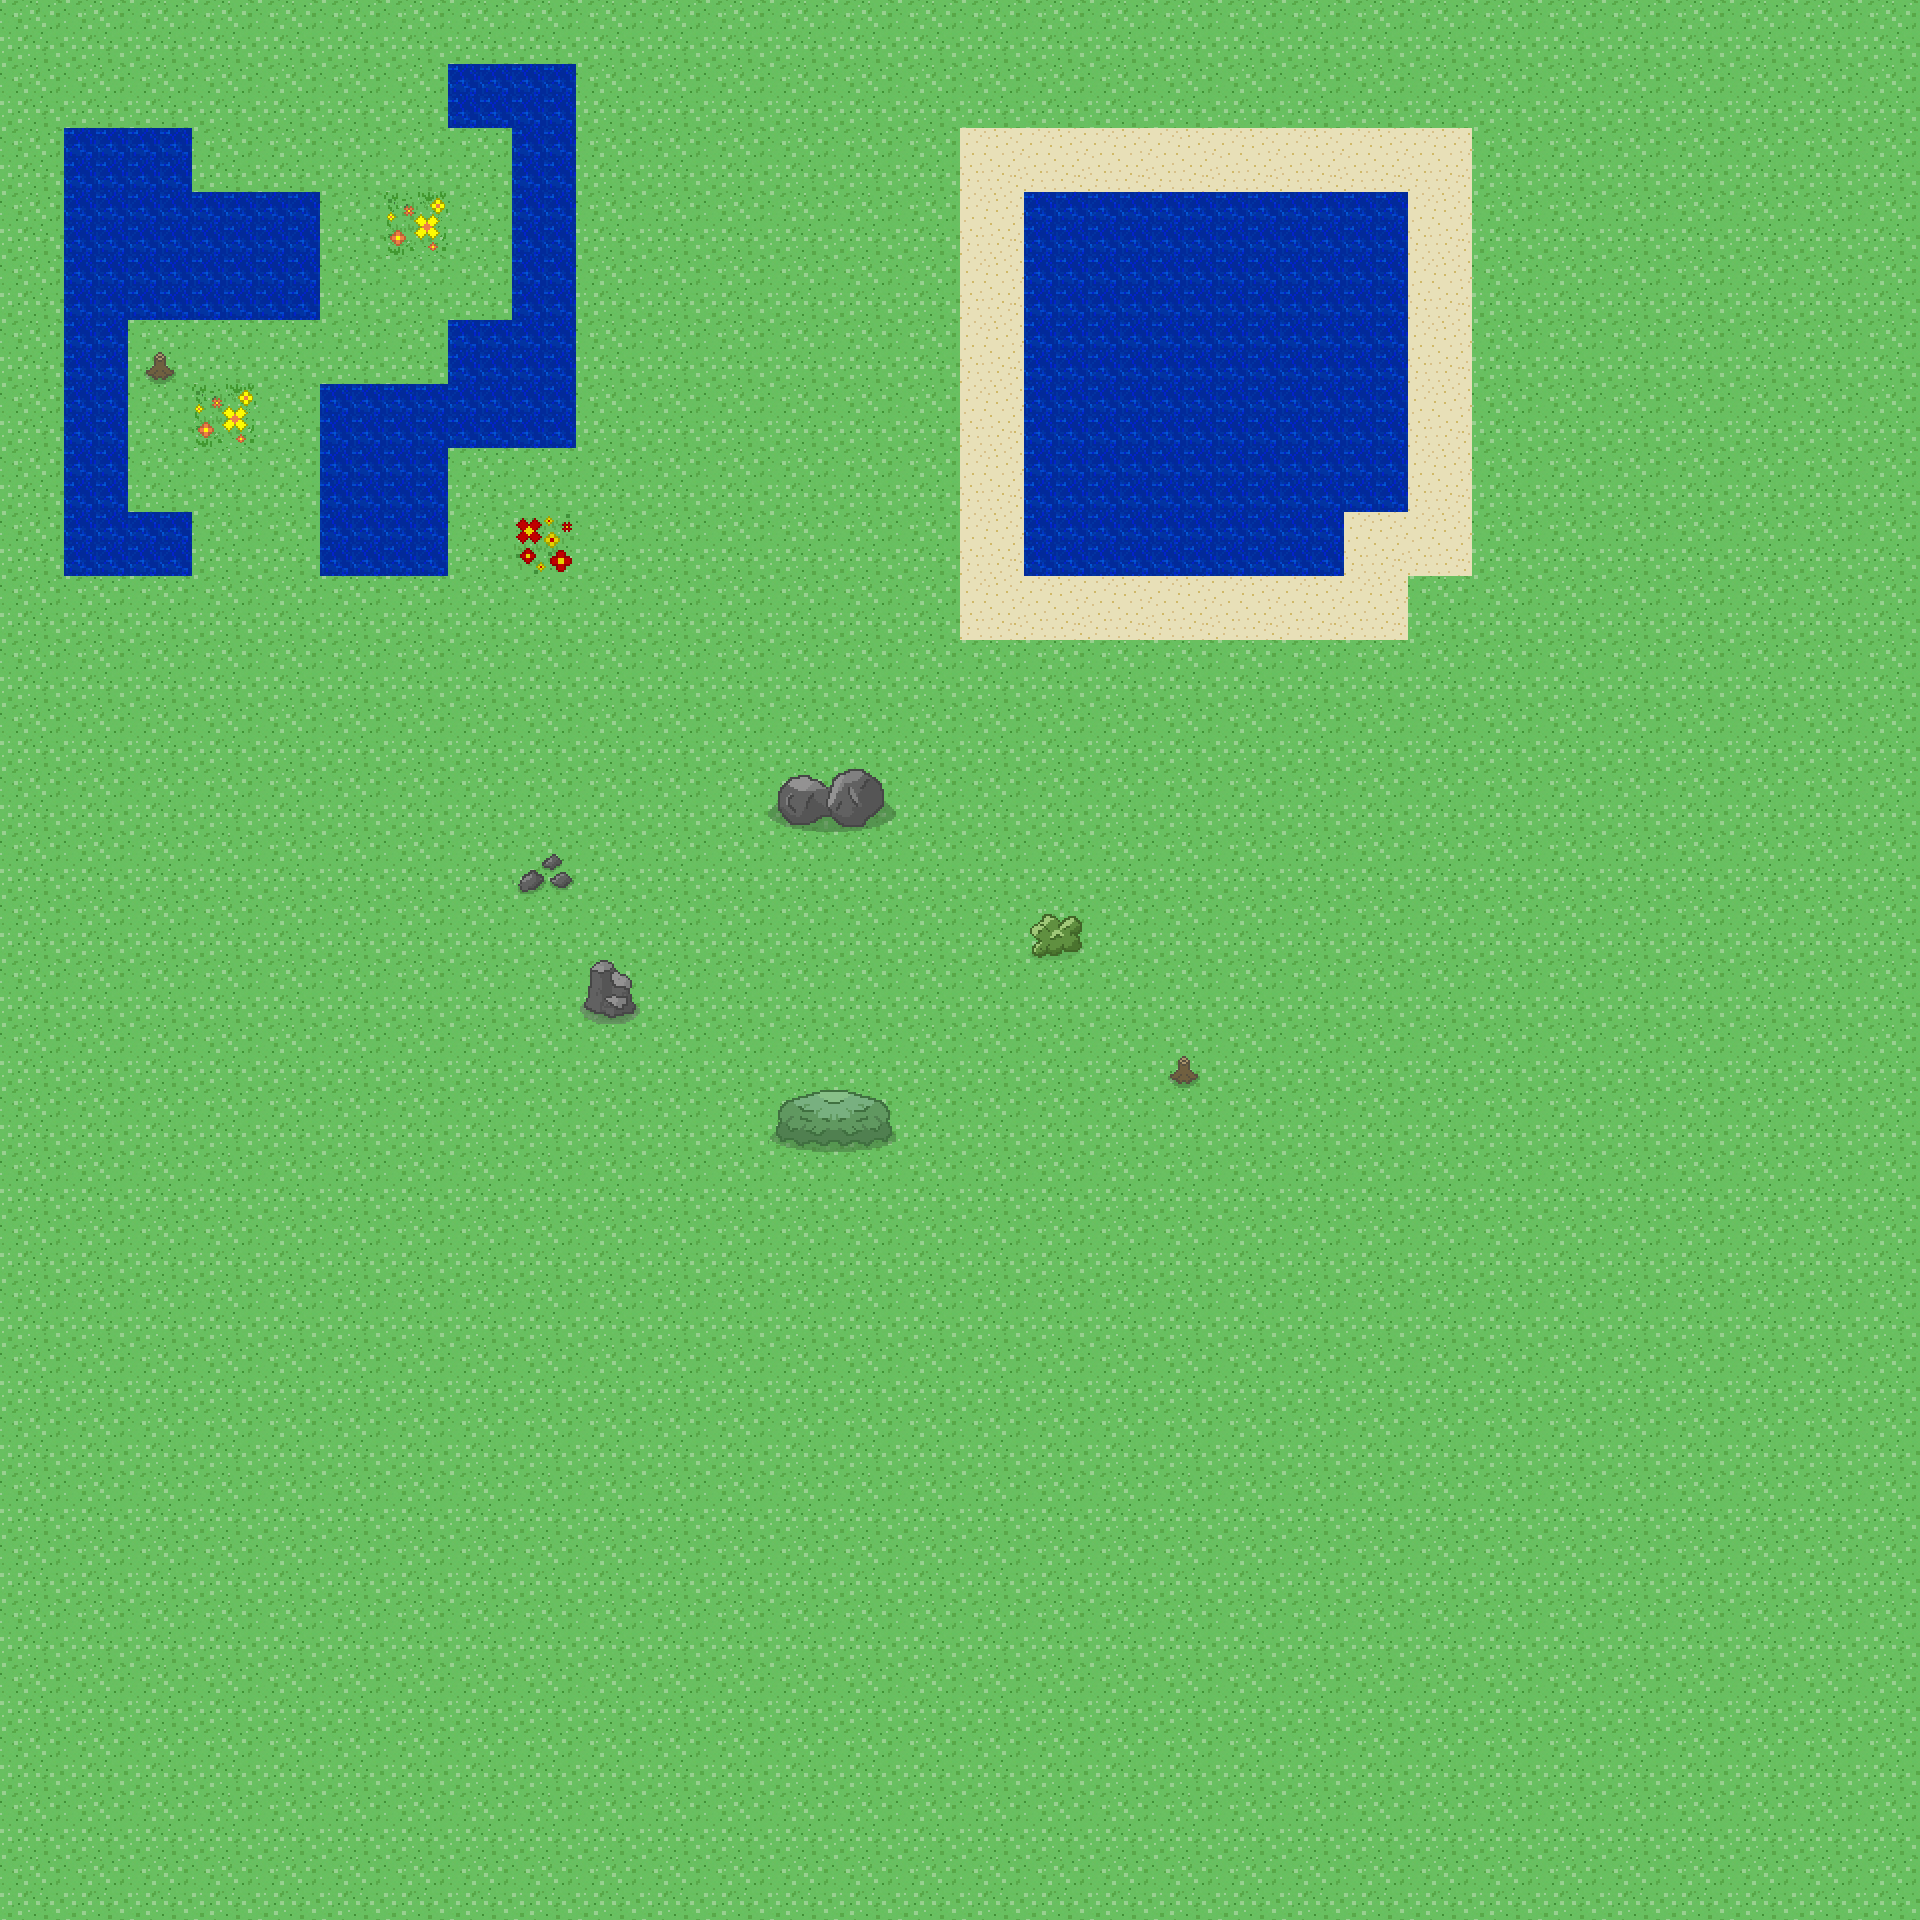

Tiled map render using the project's own tile images. Description and the map definition, with tile-layer contents summarised, below:
An orthogonal 30x30 tile map with 64x64 px tiles, 3 tile layers (Grass, Water, Detail) and 10 objects.

<map version="1.9" tiledversion="1.9.1" orientation="orthogonal" renderorder="right-down" width="30" height="30" tilewidth="64" tileheight="64" infinite="0" nextlayerid="6" nextobjectid="56">
 <tileset firstgid="1" name="forest_tileset" tilewidth="64" tileheight="64" tilecount="144" columns="16">
  <image source="forest_tileset.png" width="1024" height="576" />
 </tileset>
 <objectgroup id="4" name="NormalCollision">
  <object id="2" x="512" y="832" width="64" height="64" />
  <object id="3" x="576" y="960" width="64" height="64" />
  <object id="4" x="768" y="1088" width="128" height="64" />
  <object id="5" x="1024" y="896" width="64" height="64" />
  <object id="6" x="1152" y="1024" width="64" height="64" />
  <object id="54" x="768" y="768" width="128" height="64" />
  <object id="55" x="768" y="1088" width="128" height="64" />
 </objectgroup>
 <objectgroup id="5" name="WaterCollision">
  <object id="35" x="1024" y="192">
   <polyline points="0,0 384,0 384,320 320,320 320,384 0,384 0,0" />
  </object>
  <object id="36" x="448" y="64">
   <polygon points="0,0 128,0 128,384 0,384 0,512 -128,512 -128,320 0,320 0,256 64,256 64,64 0,64" />
  </object>
  <object id="37" x="1024" y="192">
   <polygon points="0,0 384,0 384,320 320,320 320,384 0,384" />
  </object>
 </objectgroup>
 <layer id="2" name="Grass" width="30" height="30" locked="1">
  <data>[900 cells, 900 non-empty, 16 distinct tile ids]</data>
 </layer>
 <layer id="1" name="Water" width="30" height="30" locked="1">
  <data>[900 cells, 101 non-empty, 10 distinct tile ids]</data>
 </layer>
 <layer id="3" name="Detail" width="30" height="30" locked="1">
  <data>[900 cells, 1 non-empty, 1 distinct tile ids]</data>
 </layer>
</map>
